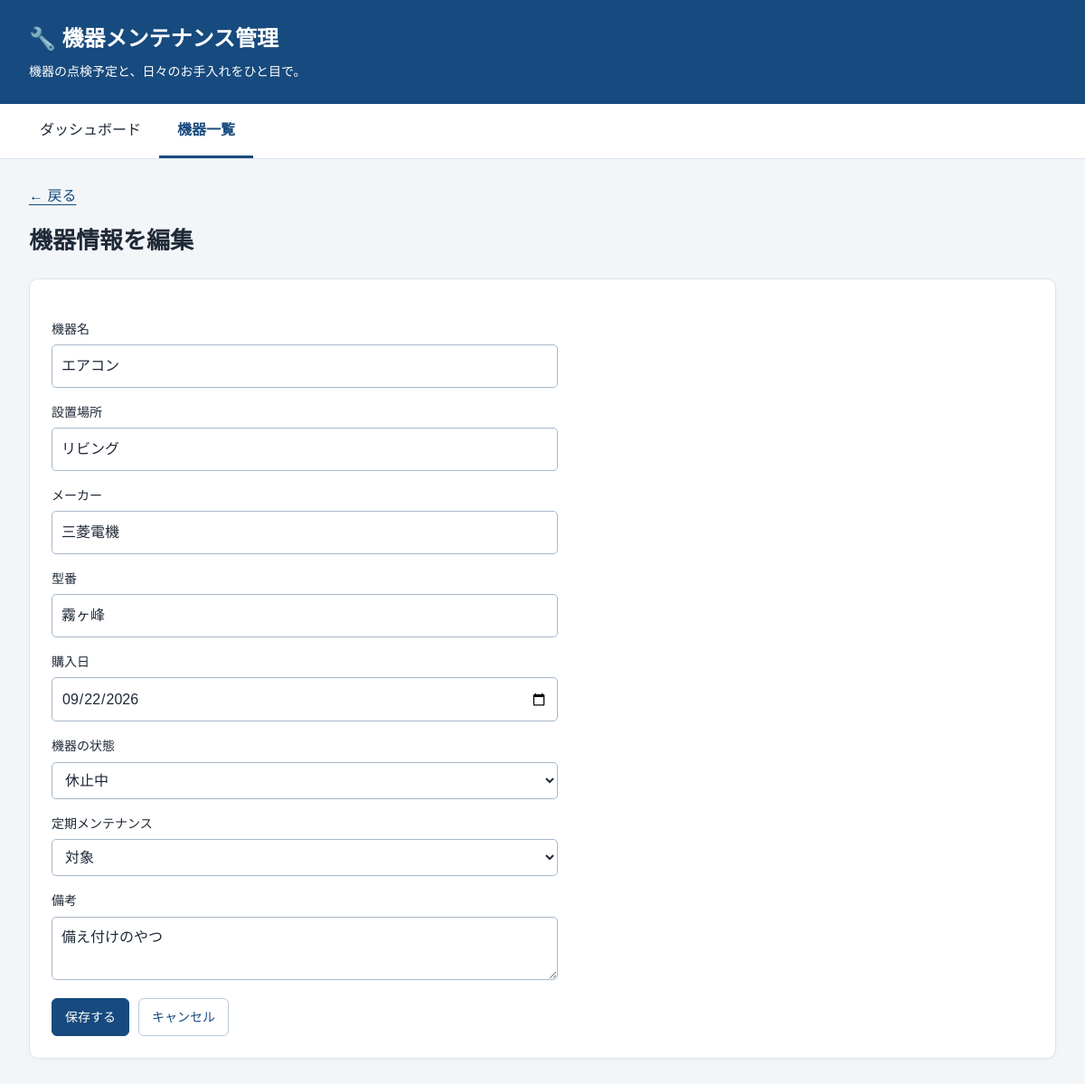
/devices/1/edit, run on the app's committed database.
### tables this page shows
CREATE TABLE devices (
                id INTEGER PRIMARY KEY AUTOINCREMENT,
                name TEXT NOT NULL,
                manufacturer TEXT,
                model_number TEXT,
                location TEXT,
                status TEXT NOT NULL DEFAULT '稼働中',
                purchase_date TEXT,
                note TEXT NOT NULL DEFAULT '',
                maintenance_scope TEXT NOT NULL DEFAULT '未設定'
            );

### main.py (the view)
@app.get("/devices/{device_id}/edit")
def device_edit(request: Request, device_id: int):
    with database() as connection:
        require_device(connection, device_id)
        device = connection.execute(
            "SELECT * FROM devices WHERE id = ?", (device_id,)).fetchone()
    return render_edit_form(request, "device", device, f"/devices/{device_id}")

### templates/edit.html (shortened to what this page needs)
{% extends 'base.html' %}
{% from '_fields.html' import device_fields, plan_fields, record_fields, form_actions %}
{% block content %}
<a class="back-link" href="{{ back }}">← 戻る</a>
<div class="page-heading"><h1>{{ heading }}</h1></div>
<section class="panel">
<form method="post" action="{{ form_action }}">
    {% if kind == 'device' %}{{ device_fields(values) }}{% elif kind == 'plan' %}{{ plan_fields(values) }}{% else %}{{ record_fields(values) }}{% endif %}
    {{ form_actions('保存する', back) }}
</form>
</section>
{% endblock %}

### templates/_fields.html (shortened to what this page needs)
{% macro device_fields(device={}) %}
<div class="form-grid">
    <label>機器名<input name="name" value="{{ device.name or '' }}" required></label>
    <label>設置場所<input name="location" value="{{ device.location or '' }}"></label>
    <label>メーカー<input name="manufacturer" value="{{ device.manufacturer or '' }}"></label>
    <label>型番<input name="model_number" value="{{ device.model_number or '' }}"></label>
    <label>購入日<input type="date" name="purchase_date" value="{{ device.purchase_date or '' }}"></label>
    <label>機器の状態<select name="status">{% for value in statuses %}<option {% if value == (device.status or '稼働中') %}selected{% endif %}>{{ value }}</option>{% endfor %}</select></label>
    <label>定期メンテナンス<select name="maintenance_scope">{% for value in scopes %}<option {% if value == (device.maintenance_scope or '未設定') %}selected{% endif %}>{{ value }}</option>{% endfor %}</select></label>
    <label class="full-width">備考<textarea name="note" aria-label="備考" rows="2">{{ device.note or '' }}</textarea></label>
</div>
{% endmacro %}
{% macro form_actions(label='変更を保存', back='') %}
<div class="actions">
    <button class="button primary" type="submit">{{ label }}</button>
    {% if back %}<a class="button" href="{{ back }}">キャンセル</a>{% endif %}
</div>
{% endmacro %}

### static/style.css (style rules this page uses)
* { box-sizing: border-box; }
body { margin: 0; font-family: "Yu Gothic", "Meiryo", sans-serif; background: #f3f6f9; color: #1f2937; line-height: 1.6; }
a { color: inherit; }
.page-heading { display: flex; align-items: center; flex-wrap: wrap; gap: 12px; }
.card, .panel { background: white; border: 1px solid #dce3eb; border-radius: 10px; box-shadow: 0 2px 6px rgba(0, 0, 0, 0.03); }
.panel { padding: 24px; margin-bottom: 24px; scroll-margin-top: 16px; }
.page-heading { margin: 12px 0 20px; }
.page-heading h1 { font-size: 26px; margin: 0; overflow-wrap: anywhere; }
.back-link { display: inline-block; color: #174a7e; margin-bottom: 4px; text-underline-offset: 4px; }
.button { display: inline-flex; align-items: center; justify-content: center; min-height: 42px; line-height: 1.5; font: inherit; font-size: 14px; padding: 9px 14px; border: 1px solid #bccada; border-radius: 6px; background: white; color: #174a7e; text-decoration: none; cursor: pointer; }
.button.primary { background: #174a7e; color: white; border-color: #174a7e; }
.actions { display: flex; flex-wrap: wrap; gap: 10px; margin-top: 20px; }
.form-grid { display: grid; grid-template-columns: minmax(0, 1fr); gap: 16px; max-width: 560px; margin: 20px 0; }
.form-grid label { display: flex; flex-direction: column; gap: 6px; font-size: 14px; min-width: 0; }
.form-grid input, .form-grid select, .form-grid textarea { width: 100%; min-width: 0; font: inherit; font-size: 16px; border: 1px solid #a8b8ca; border-radius: 5px; padding: 10px; color: #1f2937; background: white; }
.form-grid textarea { resize: vertical; line-height: 1.5; }
.full-width { grid-column: 1 / -1; }

### data on the page
devices: name "エアコン", location "リビング", manufacturer "三菱電機", model_number "霧ヶ峰", purchase_date "09/22/2026", status "休止中", maintenance_scope "対象", note "備え付けのやつ"

### other printed values
{{ heading }} "機器情報を編集"
{{ label }} "保存する"
